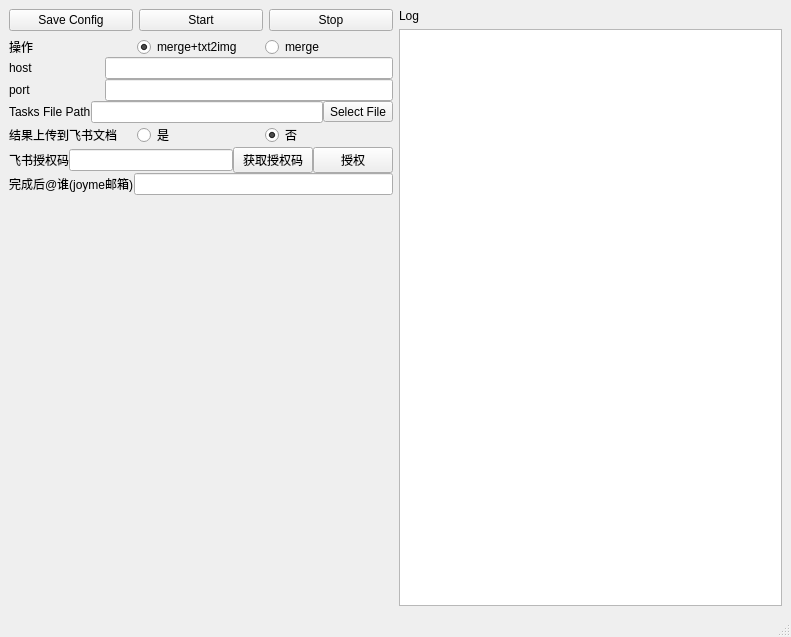
<?xml version="1.0" encoding="UTF-8"?>
<ui version="4.0">
 <class>MainWindow</class>
 <widget class="QMainWindow" name="MainWindow">
  <property name="geometry">
   <rect>
    <x>0</x>
    <y>0</y>
    <width>791</width>
    <height>637</height>
   </rect>
  </property>
  <property name="windowTitle">
   <string>Stable diffusion webui auto tool</string>
  </property>
  <widget class="QWidget" name="centralwidget">
   <property name="minimumSize">
    <size>
     <width>791</width>
     <height>0</height>
    </size>
   </property>
   <layout class="QHBoxLayout" name="horizontalLayout_5">
    <item>
     <layout class="QVBoxLayout" name="verticalLayout_3" stretch="1,1,40">
      <item>
       <layout class="QHBoxLayout" name="horizontalLayout_4">
        <item>
         <widget class="QPushButton" name="saveConfig">
          <property name="text">
           <string>Save Config</string>
          </property>
         </widget>
        </item>
        <item>
         <widget class="QPushButton" name="startTask">
          <property name="text">
           <string>Start</string>
          </property>
         </widget>
        </item>
        <item>
         <widget class="QPushButton" name="stopTask">
          <property name="text">
           <string>Stop</string>
          </property>
         </widget>
        </item>
       </layout>
      </item>
      <item>
       <layout class="QVBoxLayout" name="verticalLayout_2" stretch="0,0,0,0,0,0,0">
        <property name="spacing">
         <number>0</number>
        </property>
        <item>
         <layout class="QHBoxLayout" name="horizontalLayout_9">
          <item>
           <widget class="QLabel" name="label_6">
            <property name="text">
             <string>操作</string>
            </property>
           </widget>
          </item>
          <item>
           <widget class="QRadioButton" name="mergeAndT2I">
            <property name="text">
             <string>merge+txt2img</string>
            </property>
            <property name="checked">
             <bool>true</bool>
            </property>
            <attribute name="buttonGroup">
             <string notr="true">buttonGroup_2</string>
            </attribute>
           </widget>
          </item>
          <item>
           <widget class="QRadioButton" name="merge">
            <property name="text">
             <string>merge</string>
            </property>
            <attribute name="buttonGroup">
             <string notr="true">buttonGroup_2</string>
            </attribute>
           </widget>
          </item>
         </layout>
        </item>
        <item>
         <layout class="QHBoxLayout" name="horizontalLayout" stretch="1,3">
          <item>
           <widget class="QLabel" name="label">
            <property name="text">
             <string>host</string>
            </property>
           </widget>
          </item>
          <item>
           <widget class="QLineEdit" name="host"/>
          </item>
         </layout>
        </item>
        <item>
         <layout class="QHBoxLayout" name="horizontalLayout_3" stretch="1,3">
          <item>
           <widget class="QLabel" name="label_3">
            <property name="text">
             <string>port</string>
            </property>
           </widget>
          </item>
          <item>
           <widget class="QLineEdit" name="port"/>
          </item>
         </layout>
        </item>
        <item>
         <layout class="QHBoxLayout" name="horizontalLayout_2" stretch="1,3,0">
          <item>
           <widget class="QLabel" name="fileConfig">
            <property name="text">
             <string>Tasks File Path</string>
            </property>
           </widget>
          </item>
          <item>
           <widget class="QLineEdit" name="taskPath"/>
          </item>
          <item>
           <widget class="QToolButton" name="openTaskPath">
            <property name="text">
             <string>Select File</string>
            </property>
           </widget>
          </item>
         </layout>
        </item>
        <item>
         <layout class="QHBoxLayout" name="horizontalLayout_7">
          <item>
           <widget class="QLabel" name="label_5">
            <property name="text">
             <string>结果上传到飞书文档</string>
            </property>
           </widget>
          </item>
          <item>
           <widget class="QRadioButton" name="uploadFeishu">
            <property name="text">
             <string>是</string>
            </property>
            <attribute name="buttonGroup">
             <string notr="true">buttonGroup</string>
            </attribute>
           </widget>
          </item>
          <item>
           <widget class="QRadioButton" name="uploadFeishuNot">
            <property name="text">
             <string>否</string>
            </property>
            <property name="checked">
             <bool>true</bool>
            </property>
            <attribute name="buttonGroup">
             <string notr="true">buttonGroup</string>
            </attribute>
           </widget>
          </item>
         </layout>
        </item>
        <item>
         <layout class="QHBoxLayout" name="horizontalLayout_6">
          <item>
           <widget class="QLabel" name="label_4">
            <property name="text">
             <string>飞书授权码</string>
            </property>
           </widget>
          </item>
          <item>
           <widget class="QLineEdit" name="feishuCode">
            <property name="inputMask">
             <string/>
            </property>
            <property name="text">
             <string/>
            </property>
           </widget>
          </item>
          <item>
           <widget class="QPushButton" name="getFeishuCode">
            <property name="text">
             <string>获取授权码</string>
            </property>
           </widget>
          </item>
          <item>
           <widget class="QPushButton" name="feishuAuthor">
            <property name="text">
             <string>授权</string>
            </property>
           </widget>
          </item>
         </layout>
        </item>
        <item>
         <layout class="QHBoxLayout" name="horizontalLayout_8">
          <item>
           <widget class="QLabel" name="label_7">
            <property name="text">
             <string>完成后@谁(joyme邮箱)</string>
            </property>
           </widget>
          </item>
          <item>
           <widget class="QLineEdit" name="atEmail"/>
          </item>
         </layout>
        </item>
       </layout>
      </item>
      <item>
       <spacer name="verticalSpacer">
        <property name="orientation">
         <enum>Qt::Vertical</enum>
        </property>
        <property name="sizeHint" stdset="0">
         <size>
          <width>20</width>
          <height>40</height>
         </size>
        </property>
       </spacer>
      </item>
     </layout>
    </item>
    <item>
     <layout class="QVBoxLayout" name="verticalLayout">
      <item>
       <widget class="QLabel" name="label_2">
        <property name="text">
         <string>Log</string>
        </property>
       </widget>
      </item>
      <item>
       <widget class="QTextBrowser" name="logPanel"/>
      </item>
     </layout>
    </item>
   </layout>
  </widget>
  <widget class="QMenuBar" name="menubar">
   <property name="geometry">
    <rect>
     <x>0</x>
     <y>0</y>
     <width>791</width>
     <height>24</height>
    </rect>
   </property>
  </widget>
  <widget class="QStatusBar" name="statusbar"/>
 </widget>
 <resources/>
 <connections/>
 <buttongroups>
  <buttongroup name="buttonGroup_2"/>
  <buttongroup name="buttonGroup"/>
 </buttongroups>
</ui>
